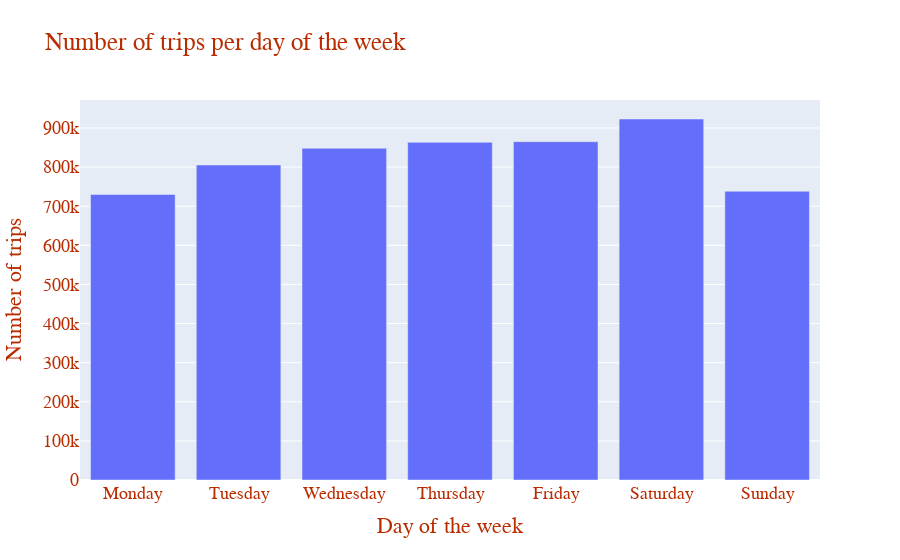

Notebook source saved alongside this figure:
### Code cell
# visualizing the day of the week
import plotly as py
import plotly.graph_objs as go
import plotly.offline as pyo

# create a dataframe with the day of the week and the number of trips
days_df = yearly_data_without_outliers.groupby('day_of_week').size().reset_index(name='number_of_trips')

days_order = ['Monday', 'Tuesday', 'Wednesday', 'Thursday', 'Friday', 'Saturday', 'Sunday']

days_df['day_of_week'] = pd.Categorical(days_df['day_of_week'], categories=days_order, ordered=True)
days_df = days_df.sort_values('day_of_week')

# create a bar chart
data = [go.Bar(
            x=days_df['day_of_week'],
            y=days_df['number_of_trips']
    )]
fig = go.Figure(data=data)

# add title and axis labels
fig.update_layout(
    title="Number of trips per day of the week",
    xaxis_title="Day of the week",
    yaxis_title="Number of trips",
    font=dict(
        family="Courier New, monospace",
        size=18,
        color="#b92c00"
    )
)

# show the plot
pyo.iplot(fig)

### Figure 1 — Plotly figure (JSON) as saved in the notebook; plotly's stock layout.template omitted (floating-point values rounded to 4 significant figures)
{"data": [{"type": "bar", "x": ["Monday", "Tuesday", "Wednesday", "Thursday", "Friday", "Saturday", "Sunday"], "y": [730015, 805431, 848200, 863225, 864990, 922976, 738227]}], "layout": {"font": {"color": "#b92c00", "family": "Courier New, monospace", "size": 18}, "title": {"text": "Number of trips per day of the week"}, "xaxis": {"title": {"text": "Day of the week"}}, "yaxis": {"title": {"text": "Number of trips"}}}}
